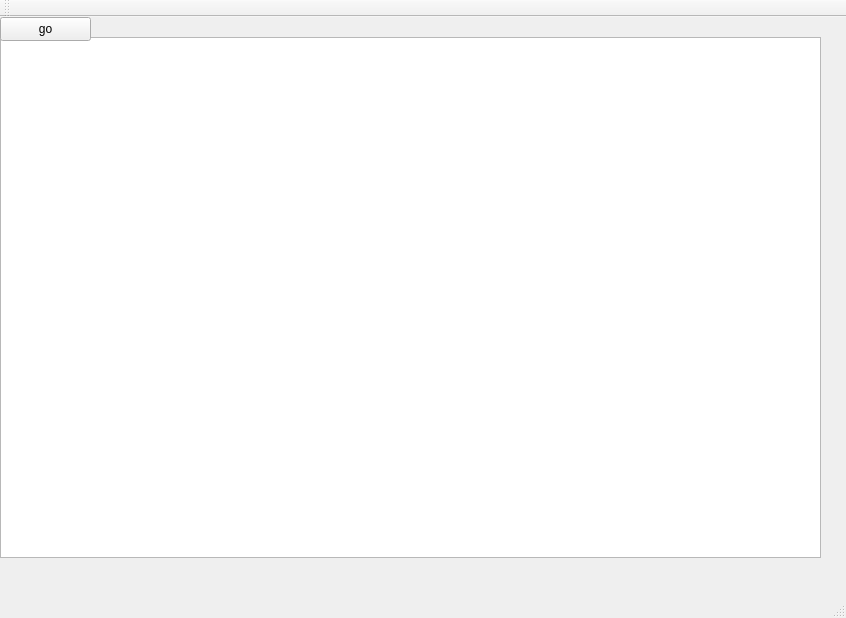
<?xml version="1.0" encoding="UTF-8"?>
<ui version="4.0">
 <class>MainWindow</class>
 <widget class="QMainWindow" name="MainWindow">
  <property name="geometry">
   <rect>
    <x>0</x>
    <y>0</y>
    <width>846</width>
    <height>618</height>
   </rect>
  </property>
  <property name="windowTitle">
   <string>MainWindow</string>
  </property>
  <widget class="QWidget" name="centralWidget">
   <widget class="QTextEdit" name="textEdit">
    <property name="geometry">
     <rect>
      <x>0</x>
      <y>20</y>
      <width>821</width>
      <height>521</height>
     </rect>
    </property>
   </widget>
   <widget class="QPushButton" name="pushButton">
    <property name="geometry">
     <rect>
      <x>0</x>
      <y>0</y>
      <width>91</width>
      <height>24</height>
     </rect>
    </property>
    <property name="text">
     <string>go</string>
    </property>
   </widget>
  </widget>
  <widget class="QMenuBar" name="menuBar">
   <property name="geometry">
    <rect>
     <x>0</x>
     <y>0</y>
     <width>846</width>
     <height>21</height>
    </rect>
   </property>
  </widget>
  <widget class="QToolBar" name="mainToolBar">
   <attribute name="toolBarArea">
    <enum>TopToolBarArea</enum>
   </attribute>
   <attribute name="toolBarBreak">
    <bool>false</bool>
   </attribute>
  </widget>
  <widget class="QStatusBar" name="statusBar"/>
 </widget>
 <layoutdefault spacing="6" margin="11"/>
 <resources/>
 <connections>
  <connection>
   <sender>pushButton</sender>
   <signal>clicked()</signal>
   <receiver>MainWindow</receiver>
   <slot>start()</slot>
   <hints>
    <hint type="sourcelabel">
     <x>377</x>
     <y>46</y>
    </hint>
    <hint type="destinationlabel">
     <x>408</x>
     <y>124</y>
    </hint>
   </hints>
  </connection>
 </connections>
 <slots>
  <slot>start()</slot>
 </slots>
</ui>
